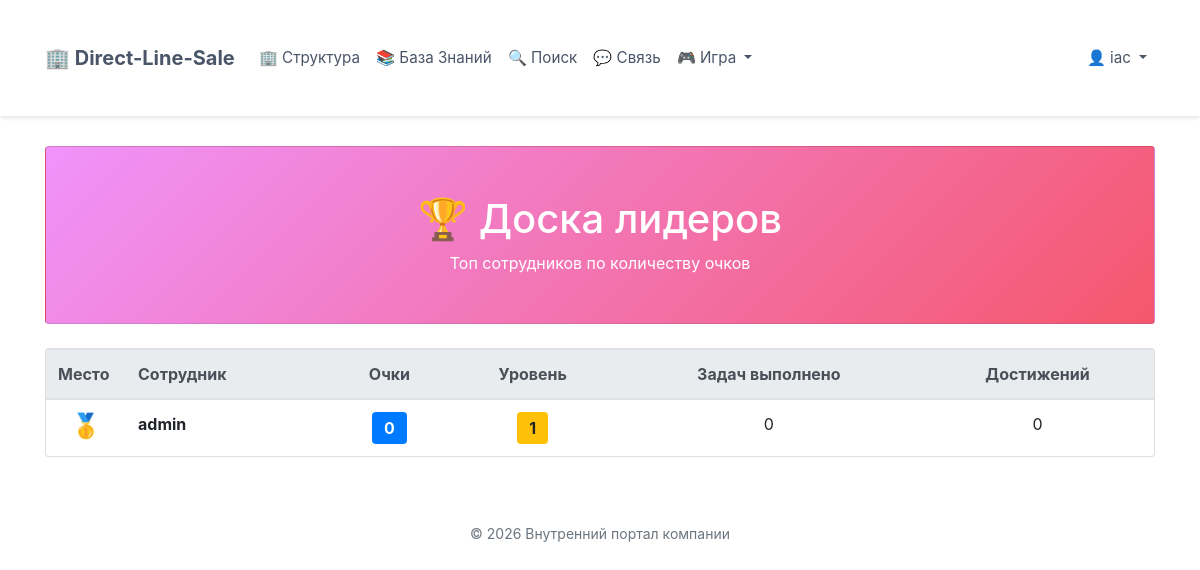
The page /leaderboard (signed in) on the database its author committed.
### app.py (models this page shows, shortened)
class User(UserMixin, db.Model):
    id = db.Column(db.Integer, primary_key=True)
    username = db.Column(db.String(50), unique=True,
                         nullable=False, index=True)
    password_hash = db.Column(db.String(200), nullable=False)
    employee_id = db.Column(db.Integer, db.ForeignKey(
        'employee.id'), nullable=True, unique=True)
    role = db.Column(db.String(20), default='employee')
    is_active = db.Column(db.Boolean, default=True)
    created_at = db.Column(db.DateTime, default=datetime.now)
    last_login = db.Column(db.DateTime, nullable=True)
    must_change_password = db.Column(db.Boolean, default=True)
    password_changed_at = db.Column(db.DateTime, nullable=True)
    employee = db.relationship('Employee', backref=db.backref(
        'user', uselist=False), lazy='joined')

class UserPoints(db.Model):
    id = db.Column(db.Integer, primary_key=True)
    user_id = db.Column(db.Integer, db.ForeignKey(
        'user.id'), nullable=False, unique=True, index=True)
    total_points = db.Column(db.Integer, default=0)
    current_level = db.Column(db.Integer, default=1)
    tasks_completed = db.Column(db.Integer, default=0)
    achievements_earned = db.Column(db.Integer, default=0)
    created_at = db.Column(db.DateTime, default=datetime.now)
    last_activity = db.Column(db.DateTime, default=datetime.now)
    user = db.relationship('User', backref=db.backref('points', uselist=False))

### app.py (the view)
@app.route('/leaderboard')
@login_required
def leaderboard():
    all_users = UserPoints.query.order_by(UserPoints.total_points.desc()).all()
    my_points = UserPoints.query.filter_by(user_id=current_user.id).first()
    my_rank = None
    if my_points:
        my_rank = UserPoints.query.filter(
            UserPoints.total_points > my_points.total_points).count() + 1
    return render_template('leaderboard.html',
                           all_users=all_users,
                           my_points=my_points,
                           my_rank=my_rank)

### app.py (called while the page is built)
@login_manager.user_loader
def load_user(user_id):
    return db.session.get(User, int(user_id))  # НОВЫЙ СПОСОБ (SQLAlchemy 2.0)

### templates/leaderboard.html (shortened to what this page needs)
{% extends "base.html" %}
{% block content %}
<div class="row mb-4">
	<div class="col-12">
		<div class="card" style="background: linear-gradient(135deg, #f093fb 0%, #f5576c 100%); color: white;">
			<div class="card-body text-center py-5">
				<h1 class="mb-2">🏆 Доска лидеров</h1>
				<p class="mb-0 opacity-75">Топ сотрудников по количеству очков</p>
			</div>
		</div>
	</div>
</div>
<div class="row">
	<div class="col-12">
		<div class="card">
			<div class="card-body p-0">
				<div class="table-responsive">
					<table class="table table-hover mb-0">
						<thead class="thead-light">
							<tr>
								<th style="width: 80px;">Место</th>
								<th>Сотрудник</th>
								<th class="text-center">Очки</th>
								<th class="text-center">Уровень</th>
								<th class="text-center">Задач выполнено</th>
								<th class="text-center">Достижений</th>
							</tr>
						</thead>
						<tbody>
							{% for user in all_users %}
							<tr {% if user.user_id==current_user.id %}class="table-primary" {% endif %}>
								<td class="text-center">
									<h4 class="mb-0">
										{% if loop.index == 1 %}🥇
										{% elif loop.index == 2 %}🥈
										{% elif loop.index == 3 %}🥉
										{% else %}#{{ loop.index }}
										{% endif %}
									</h4>
								</td>
								<td>
									<strong>{{ user.user.employee.name if user.user.employee else user.user.username
										}}</strong>
								</td>
								<td class="text-center">
									<span class="badge badge-primary" style="font-size: 1rem; padding: 8px 12px;">
										{{ user.total_points }}
									</span>
								</td>
								<td class="text-center">
									<span class="badge badge-warning" style="font-size: 1rem; padding: 8px 12px;">
										{{ user.current_level }}
									</span>
								</td>
								<td class="text-center">{{ user.tasks_completed }}</td>
								<td class="text-center">{{ user.achievements_earned }}</td>
							</tr>
							{% endfor %}
						</tbody>
					</table>
				</div>
			</div>
		</div>
	</div>
</div>
{% endblock %}

### templates/base.html (shortened to what this page needs)
<!DOCTYPE html>
<html lang="ru">
<head>
    <link rel="stylesheet" href="{{ url_for('static', filename='css/bootstrap.min.css') }}">
    <link rel="stylesheet" href="{{ url_for('static', filename='css/fontawesome.min.css') }}">
</head>
<body>
    <nav class="navbar navbar-expand-lg sticky-top">
        <div class="container">
            <a class="navbar-brand" href="/">🏢 Direct-Line-Sale</a>
            <div class="collapse navbar-collapse" id="navbarNav">
                <ul class="navbar-nav mr-auto">
                    <li class="nav-item">
                        <a class="nav-link" href="{{ url_for('home') }}">🏢 Структура</a>
                    </li>
                    <li class="nav-item">
                        <a class="nav-link" href="{{ url_for('wiki') }}">📚 База Знаний</a>
                    </li>
                    <li class="nav-item">
                        <a class="nav-link" href="{{ url_for('search') }}">🔍 Поиск</a>
                    </li>
                    <li class="nav-item">
                        <a class="nav-link" href="{{ url_for('feedback') }}">💬 Связь</a>
                    </li>
                    {% if current_user.is_authenticated %}
                    <li class="nav-item dropdown">
                        <a class="nav-link dropdown-toggle" href="#" id="navbarGameDropdown" role="button"
                            data-toggle="dropdown" aria-haspopup="true" aria-expanded="false">
                            🎮 Игра
                        </a>
                    </li>
                    {% endif %}
                </ul>
                <ul class="navbar-nav ml-auto">
                    {% if current_user.is_authenticated %}
                    <li class="nav-item dropdown">
                        <a class="nav-link dropdown-toggle" href="#" id="navbarUserDropdown" role="button"
                            data-toggle="dropdown" aria-haspopup="true" aria-expanded="false">
                            👤 {{ current_user.username }}
                        </a>
                    </li>
                    {% else %}
                    <li class="nav-item">
                        <a class="nav-link" href="{{ url_for('user_login') }}">🔐 Вход</a>
                    </li>
                    {% endif %}
                </ul>
            </div>
        </div>
    </nav>
    <div class="container">
        {% block content %}{% endblock %}
    </div>
    <footer class="text-center mt-5 py-3 text-muted">
        <small>© 2026 Внутренний портал компании</small>
    </footer>
</body>
</html>

### templates/base.html (style rules this page uses)
.navbar { background-color: #fff; box-shadow: 0 2px 4px rgba(0, 0, 0, 0.1); }
.navbar-brand { font-weight: bold; color: #4a5568 !important; }
.navbar-nav .nav-link { padding: 0.5rem 0.75rem; font-size: 0.95rem; color: #4a5568 !important; }
.container { margin-top: 30px; margin-bottom: 30px; }

### rows shown on the page
User: username "iac"
UserPoints: user.employee "admin", total_points "0", current_level "1", tasks_completed "0", achievements_earned "0"
